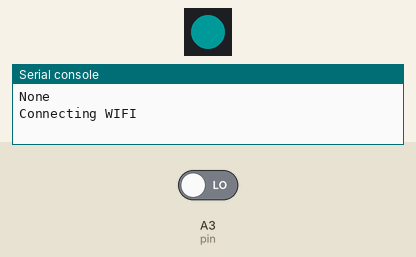
The program below on a simulated CircuitPython board. Parts: 1 RGB LEDs in strip order, left to right, the last lines printed to the serial console. The inputs (shaded band) are chosen by the test bench; at power-on: A3 (pin) LOW. Dim RGB values are drawn brighter than linear; no MQTT or app messages arrive unless stated; values from a settings file that is not in the repository are placeholders; deep sleep restarts the program when it ends.

Above: at 0.1 s.
At 1.8 s:
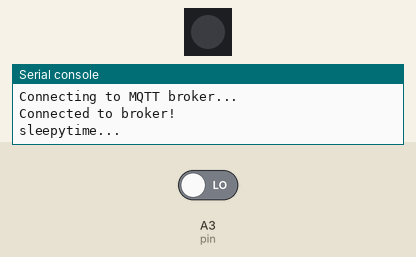
Timing chart, 0 to 3.3 s (numbered marks = the images above):
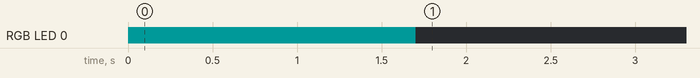

The program:

code-8.2.0.py
```python
import os
import alarm
import board
import time
import ssl
import socketpool
import wifi
import neopixel
import microcontroller
import adafruit_minimqtt.adafruit_minimqtt as MQTT
from adafruit_minimqtt.adafruit_minimqtt import MMQTTException

# Circuitpython 8.2.0-beta with touchalarm 🎉

# Print out which alarm woke us up, if any.
print(alarm.wake_alarm)

# Create a socket pool
pool = socketpool.SocketPool(wifi.radio)

pixel = neopixel.NeoPixel(board.NEOPIXEL, 1, brightness=0.1)
pixel.fill((0,255,255))

def reset_on_error(delay, error):
    print("Error:\n", str(error))
    print("Resetting microcontroller in %d seconds" % delay)
    time.sleep(5)
    microcontroller.reset()

def network_connect():
    print("Connecting WIFI")
    wifi.radio.connect(os.getenv('ssid'), os.getenv('wifi_pw'))
    print("My IP address is: ", wifi.radio.ipv4_address)

def connected(client, userdata, flags, rc):
    # This function will be called when the client is connected
    # successfully to the broker.
    print("Connected to broker!")

def disconnected(client, userdata, rc):
    print("Disconnected from broker!")

def mqtt_connect():
    global client

    # Set up a MiniMQTT Client
    client = MQTT.MQTT(
        broker=os.getenv('broker'),
        port=os.getenv('port'),
        username=os.getenv('user'),
        password=os.getenv('pw'),
        client_id=os.getenv("client_id"),
        socket_pool=pool,
        is_ssl=True,
        ssl_context=ssl.create_default_context(),
        keep_alive=60,
        )

    # Setup the callback methods above
    client.on_connect = connected
    client.on_disconnect = disconnected

    # Connect the client to the MQTT broker.
    print("Connecting to MQTT broker...")
    client.connect()

try:
    network_connect()
    mqtt_connect()
except Exception as e:
    reset_on_error(5, e)

# Create an alarm that will trigger if pin is touched.
touch_alarm = alarm.touch.TouchAlarm(pin=board.A3)

# Send a new message
if alarm.wake_alarm:
    client.publish(os.getenv("topic"), "hi")
    print("Sent!")
    time.sleep(5)

print("sleepytime...")
client.disconnect()
pixel.fill((0,0,0))
time.sleep(5)

# Exit the program, and then deep sleep until one of the alarms wakes us.
alarm.exit_and_deep_sleep_until_alarms(touch_alarm)
```

Measured:
- by itself, RGB LED 0: off → RGB(0, 25, 25) at 0.00 s, → off 1.7 s later
